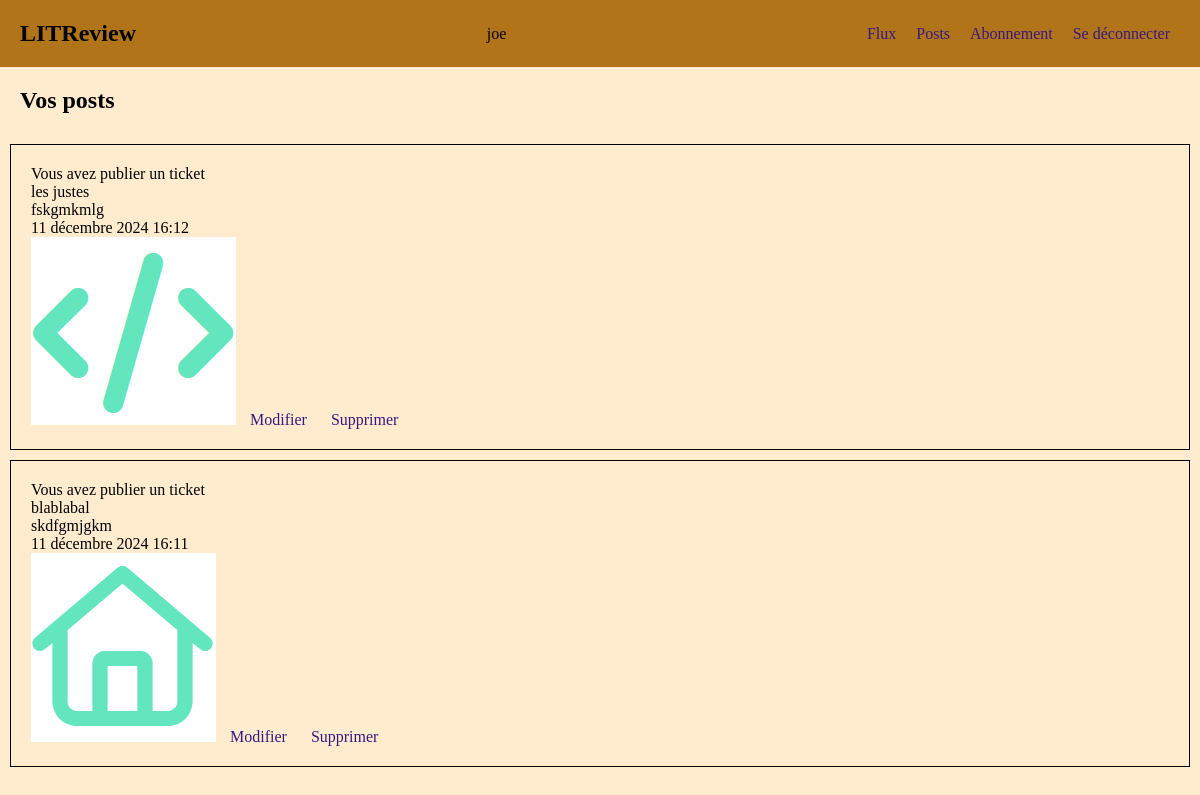
Before: /review/posts/ (signed in) with the older database file.
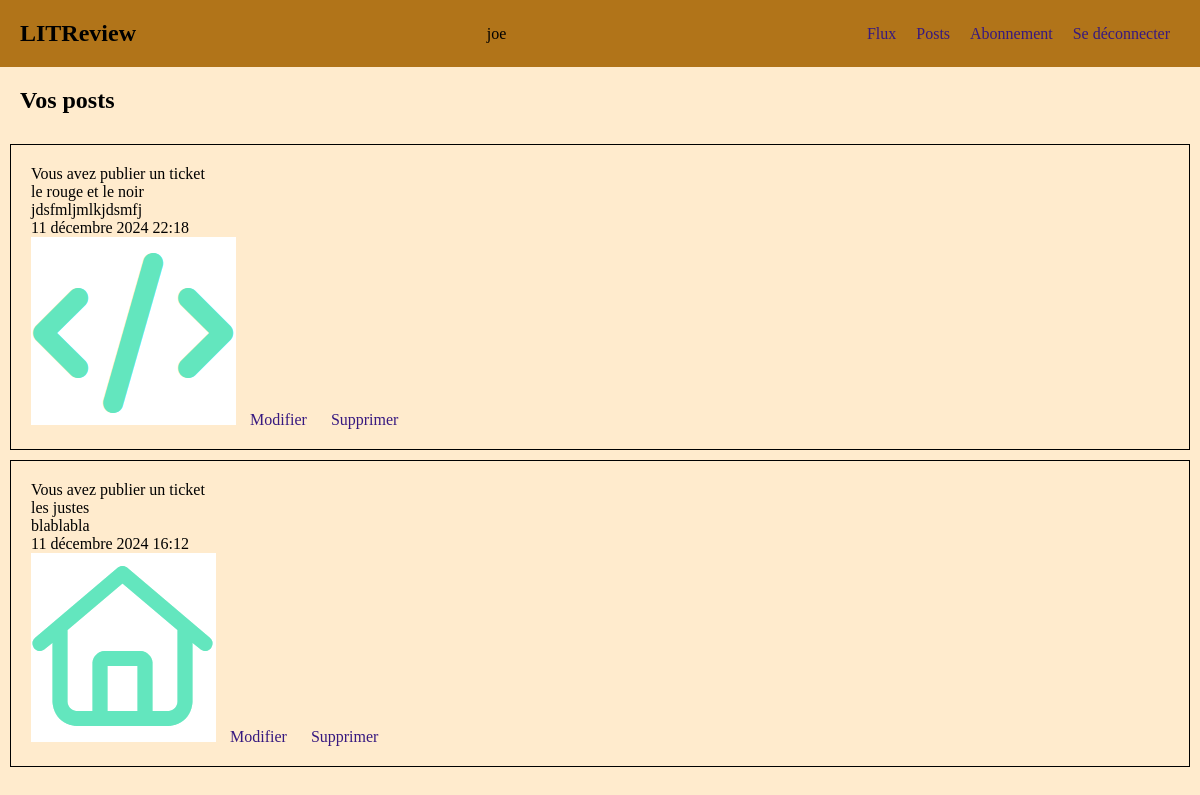
After: the same page with the newer database file.
### review/models.py (models this page shows)
class Ticket(models.Model):
    title = models.CharField(max_length=128)
    description = models.CharField(max_length=2048, blank=True)
    user = models.ForeignKey(to=settings.AUTH_USER_MODEL, on_delete=models.CASCADE)
    image = models.ImageField(null=True, blank=True)
    time_created = models.DateTimeField(auto_now_add=True)

### review/views.py (the view)
# urls.py: path('posts/', views.PostsView.as_view(), name='posts'),
class PostsView(LoginRequiredMixin, View):
    template = 'review/posts.html'
    ticket_class = models.Ticket
    review_class = models.Review
    def get(self, request):
        tickets = self.ticket_class.objects.filter(user=request.user)
        tickets = tickets.annotate(content_type=Value('TICKET', CharField()))
        reviews = self.review_class.objects.filter(user=request.user)
        reviews = reviews.annotate(content_type=Value('REVIEW', CharField()))
        posts = sorted(
            chain(tickets, reviews),
            key=lambda post: post.time_created,
            reverse=True
        )
        return render(request, self.template, context={'posts': posts})

### review/templates/review/posts.html
{% extends 'base.html' %}
{% block content %}
    <div>
        <h2>Vos posts</h2>
        {% for post in posts %}
            <div class="cadre">
                {% if post.content_type == 'TICKET' %}
                {% include 'review/partials/ticket_snippet.html' %}
                {% elif post.content_type == 'REVIEW' %}
                {% include 'review/partials/review_snippet.html' %}
                {% endif %}
                <a href="{% url 'update' content_type=post.content_type|lower id=post.id %}">Modifier</a>
                <a href="{% url 'delete' content_type=post.content_type|lower id=post.id %}">Supprimer</a>
            </div>
        {% endfor %}
    </div>
{% endblock %}

### review/templates/review/partials/ticket_snippet.html
<div class="head_left">
    {% if post.user == user %}
    <p>Vous avez publier un ticket</p>
    {% else %}
    <p>Ticket - {{ post.user }}</p>
    {% endif %}
    <p>{{ post.title }}</p>
    <p>{{ post.description }}</p>
</div>
<p>{{ post.time_created }}</p>
{% if post.image %}
    <img src="{{ post.image.url }}" alt="">
{% endif %}

Changed rows visible on the page:
removed Ticket: shows "Vous avez publier un ticket", title "blablabal", description "skdfgmjgkm", time_created "11 décembre 2024 16:11", image (picture)
added Ticket: shows "Vous avez publier un ticket", title "le rouge et le noir", description "jdsfmljmlkjdsmfj", time_created "11 décembre 2024 22:18", image (picture)
changed Ticket "les justes": description "fskgmkmlg" → "blablabla"; image: a different picture
